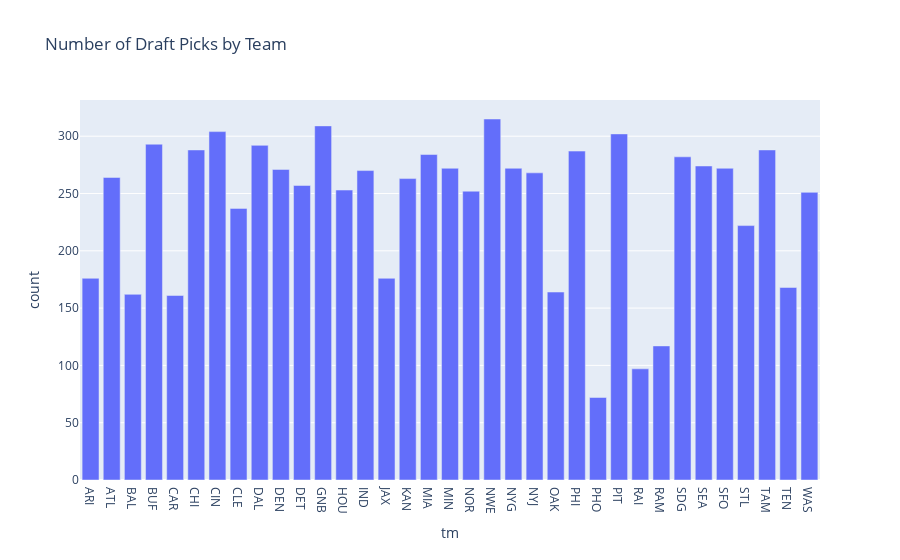

Notebook code cell kept with this figure:
### Markdown cell above
# To find which team has had the most draft picks overall, we can group the data by team and count the number of draft picks for each team

### Code cell
team_counts = df.groupby('tm').size().reset_index(name='count')
most_picks_team = team_counts.loc[team_counts['count'].idxmax(), 'tm']

print(f"The team with the most draft picks overall is {most_picks_team} with {team_counts['count'].max()} picks.")
fig = px.bar(team_counts, x='tm', y='count', title='Number of Draft Picks by Team')
fig.show()

### Figure 1 — Plotly figure (JSON) as saved in the notebook; plotly's stock layout.template omitted (floating-point values rounded to 4 significant figures)
{"data": [{"alignmentgroup": "True", "hovertemplate": "tm=%{x}<br>count=%{y}<extra></extra>", "legendgroup": "", "marker": {"color": "#636efa", "pattern": {"shape": ""}}, "name": "", "offsetgroup": "", "orientation": "v", "showlegend": false, "textposition": "auto", "type": "bar", "x": ["ARI", "ATL", "BAL", "BUF", "CAR", "CHI", "CIN", "CLE", "DAL", "DEN", "DET", "GNB", "HOU", "IND", "JAX", "KAN", "MIA", "MIN", "NOR", "NWE", "NYG", "NYJ", "OAK", "PHI", "PHO", "PIT", "RAI", "RAM", "SDG", "SEA", "SFO", "STL", "TAM", "TEN", "WAS"], "xaxis": "x", "y": [176, 264, 162, 293, 161, 288, 304, 237, 292, 271, 257, 309, 253, 270, 176, 263, 284, 272, 252, 315, 272, 268, 164, 287, 72, 302, 97, 117, 282, 274, 272, 222, 288, 168, 251], "yaxis": "y"}], "layout": {"barmode": "relative", "legend": {"tracegroupgap": 0}, "title": {"text": "Number of Draft Picks by Team"}, "xaxis": {"anchor": "y", "domain": [0, 1], "title": {"text": "tm"}}, "yaxis": {"anchor": "x", "domain": [0, 1], "title": {"text": "count"}}}}
